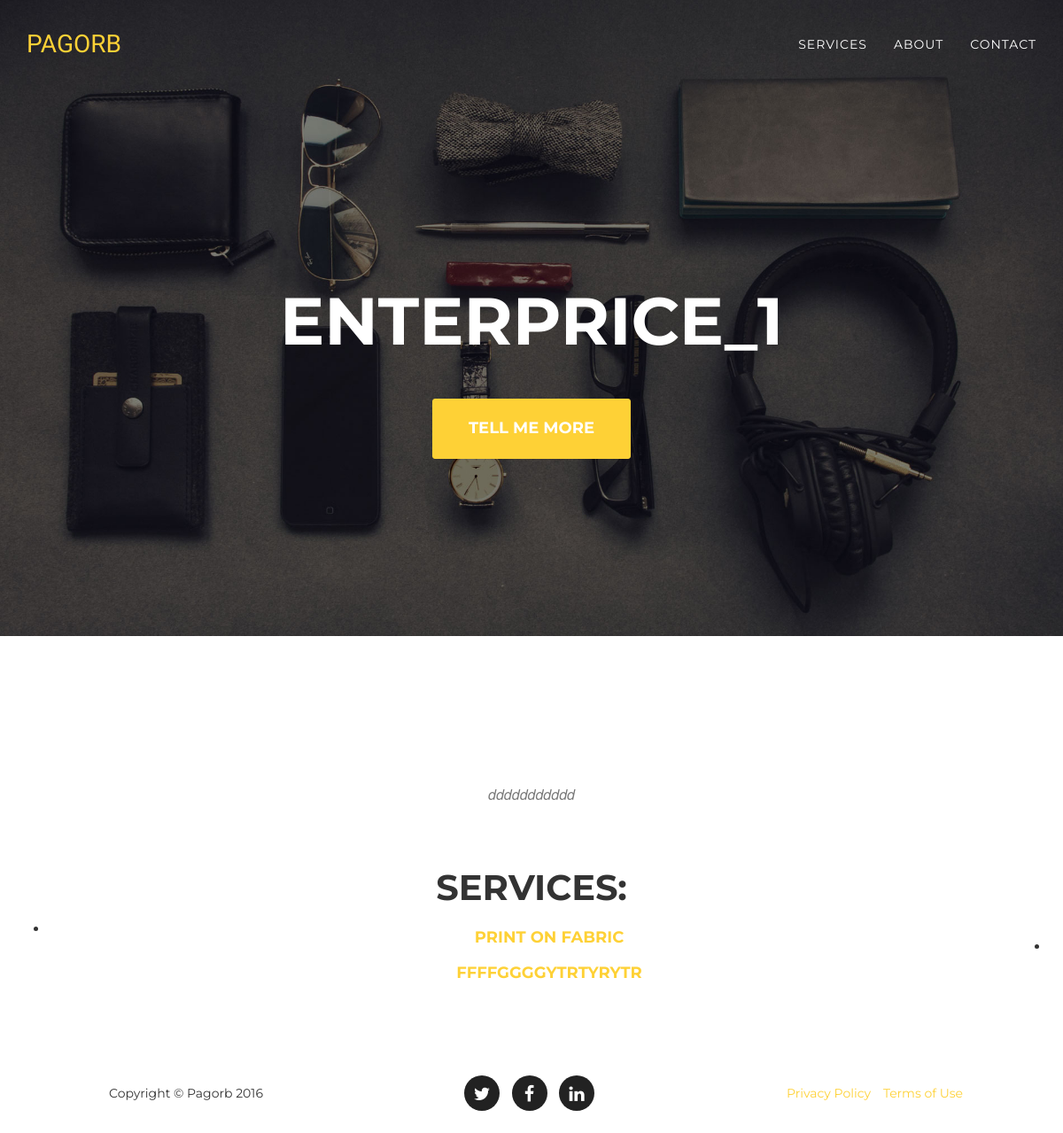
The app's page /enterprise/1/ with its own data.
### service/models.py (models this page shows, shortened)
class Enterprise(models.Model):
    name = models.CharField(max_length=200)
    description = models.CharField(max_length=500)

class Service(models.Model):
    name = models.CharField(max_length=200)
    description = models.CharField(max_length=500)
    enterprise = models.ForeignKey(Enterprise, default=0)

### service/views.py (the view)
# urls.py: url(r'^enterprise/', include('service.urls')),
def enterprise(request, enterprise_id):
    enterprise_item = Enterprise.objects.get(id=enterprise_id)
    name = enterprise_item.name
    services = enterprise_item.service_set.all()
    description = enterprise_item.description
    context = {
        'name': name,
        'services': services,
        'description': description
    }
    return render(request, 'service/enterprise.html', context)

### templates/service/enterprise.html (shortened to what this page needs)
{% extends "base.html" %}
{% block navbar %}
 <nav class="navbar navbar-default navbar-fixed-top ">
        <div class="container">
            <div class="navbar-header page-scroll">
                <a class="navbar-brand page-scroll" href="{% url 'home' %}">PAGORB</a>
            </div>
            <div class="collapse navbar-collapse" id="bs-example-navbar-collapse-1">
                <ul class="nav navbar-nav navbar-right">
                    <li>
                        <a class="page-scroll" href="{%url 'home'%}#services">Services</a>
                    </li>
                    <li>
                        <a class="page-scroll" href="{%url 'home'%}#about">About</a>
                    </li>
                    <li>
                        <a class="page-scroll" href="{%url 'home'%}#contact">Contact</a>
                    </li>
                </ul>
            </div>
        </div>
    </nav>
{% endblock %}
{% block header %}
 <header>
        <div class="container">
            <div class="intro-text">
                <div class="intro-heading">{{ name }}</div>
                <a href="#services" class="page-scroll btn btn-xl">Tell Me More</a>
            </div>
        </div>
 </header>
{% endblock %}
{% block service %}
<section id="services">
    <div class="container">
        <div class="row">
            <div class="col-lg-12 text-center">
                <h3 class="section-subheading text-muted">{{ description }}</h3>
                <h2 class="section-heading">Services:</h2>
            </div>
        </div>
    </div>
    <div class="col-lg-12">
        <ul class="" >
            {% for i in services %}
            <li class="">
                <div class="col-lg-12 text-center">
                    <div class="timeline-heading">
                        <h4 class="subheading"><a href="{% url 'service' i.id %}">{{ i.name }}</a></h4>
                    </div>
                </div>
            </li>
            {% endfor %}
        </ul>
    </div>
</section>
{% endblock %}

### static/css/agency.css (style rules this page uses)
body { overflow-x: hidden; font-family: "Roboto Slab", "Helvetica Neue", Helvetica, Arial, sans-serif }
.text-muted { color: #777 }
a, a:hover, a:focus, a:active, a.active { outline: 0 }
a { color: #fed136 }
h1, h2, h3, h4, h5, h6 { font-family: Montserrat, "Helvetica Neue", Helvetica, Arial, sans-serif; text-transform: uppercase; font-weight: 700 }
.btn-xl { color: #fff; background-color: #fed136; border-color: #fed136; font-family: Montserrat, "Helvetica Neue", Helvetica, Arial, sans-serif; text-transform: uppercase; font-weight: 700; border-radius: 3px; font-size: 18px; padding: 20px 40px }
.navbar-default { background-color: #222; border-color: transparent }
.navbar-default .navbar-brand { color: #fed136; font-family: "Kaushan Script", "Helvetica Neue", Helvetica, Arial, cursive }
.navbar-default .navbar-collapse { border-color: rgba(255, 255, 255, .02) }
.navbar-default .nav li a { font-family: Montserrat, "Helvetica Neue", Helvetica, Arial, sans-serif; text-transform: uppercase; font-weight: 400; letter-spacing: 1px; color: #fff }
@media (min-width:768px) { .navbar-default { background-color: transparent; padding: 25px 0; -webkit-transition: padding .3s; -moz-transition: padding .3s; transition: padding .3s; border: 0 } }
@media (min-width:768px) { .navbar-default .navbar-brand { font-size: 2em; -webkit-transition: all .3s; -moz-transition: all .3s; transition: all .3s } }
header { background-image: url(../img/header-bg.jpg); background-repeat: none; background-attachment: scroll; background-position: center center; -webkit-background-size: cover; -moz-background-size: cover; background-size: cover; -o-background-size: cover; text-align: center; color: #fff }
header .intro-text { padding-top: 100px; padding-bottom: 50px }
header .intro-text .intro-heading { font-family: Montserrat, "Helvetica Neue", Helvetica, Arial, sans-serif; text-transform: uppercase; font-weight: 700; font-size: 50px; line-height: 50px; margin-bottom: 25px }
@media (min-width:768px) { header .intro-text { padding-top: 300px; padding-bottom: 200px } }
@media (min-width:768px) { header .intro-text .intro-heading { font-family: Montserrat, "Helvetica Neue", Helvetica, Arial, sans-serif; text-transform: uppercase; font-weight: 700; font-size: 75px; line-height: 75px; margin-bottom: 50px } }
section { padding: 100px 0 }
section h2.section-heading { font-size: 40px; margin-top: 0; margin-bottom: 15px }
section h3.section-subheading { font-size: 16px; font-family: "Droid Serif", "Helvetica Neue", Helvetica, Arial, sans-serif; text-transform: none; font-style: italic; font-weight: 400; margin-bottom: 75px }
@media (min-width:768px) { section { padding: 150px 0 } }
body { webkit-tap-highlight-color: #fed136 }

### records on screen
Enterprise: name "ENTERPRICE_1", description "ddddddddddd"
Service: name "PRINT ON FABRIC"
Service: name "FFFFGGGGYTRTYRYTR"
